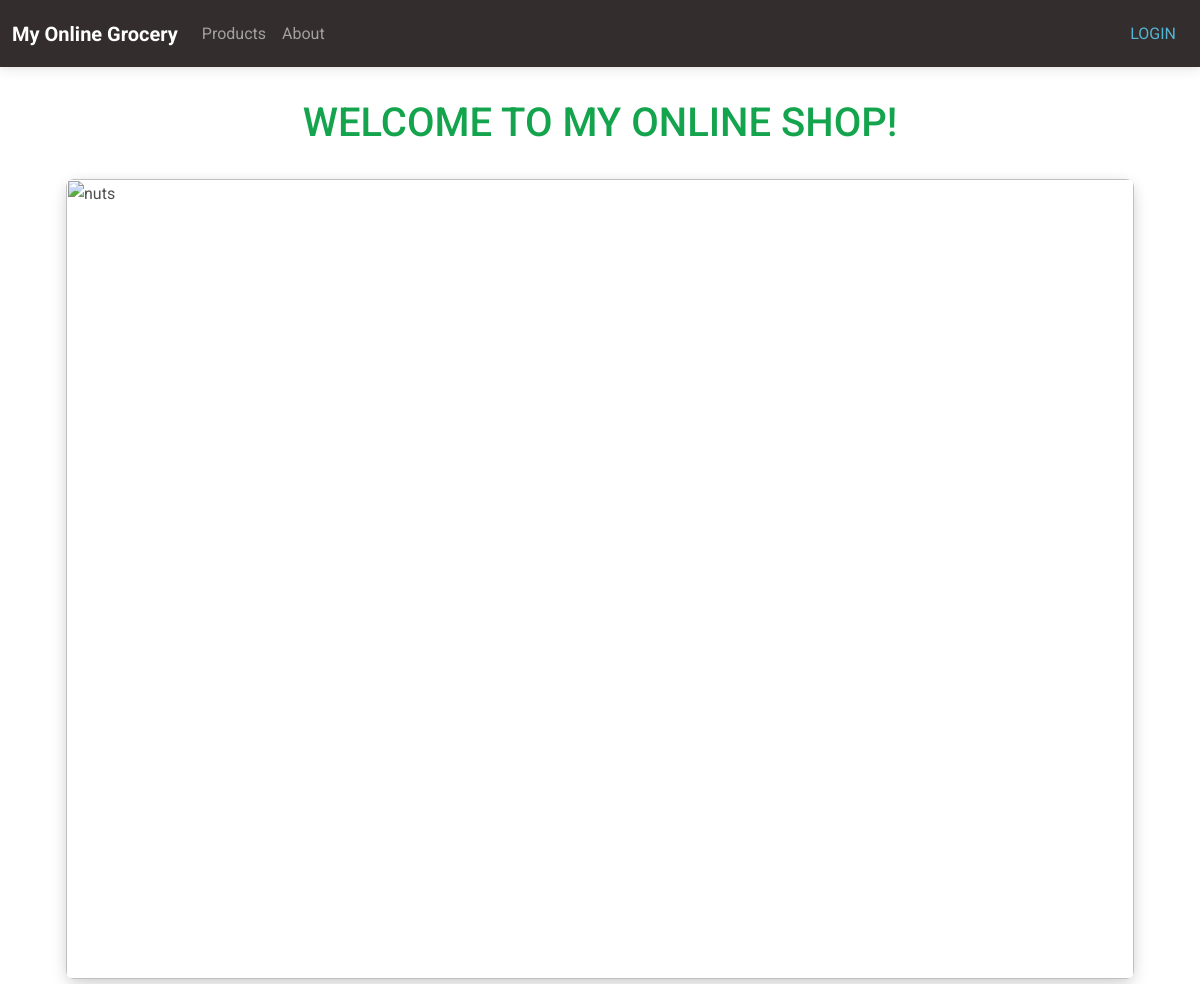
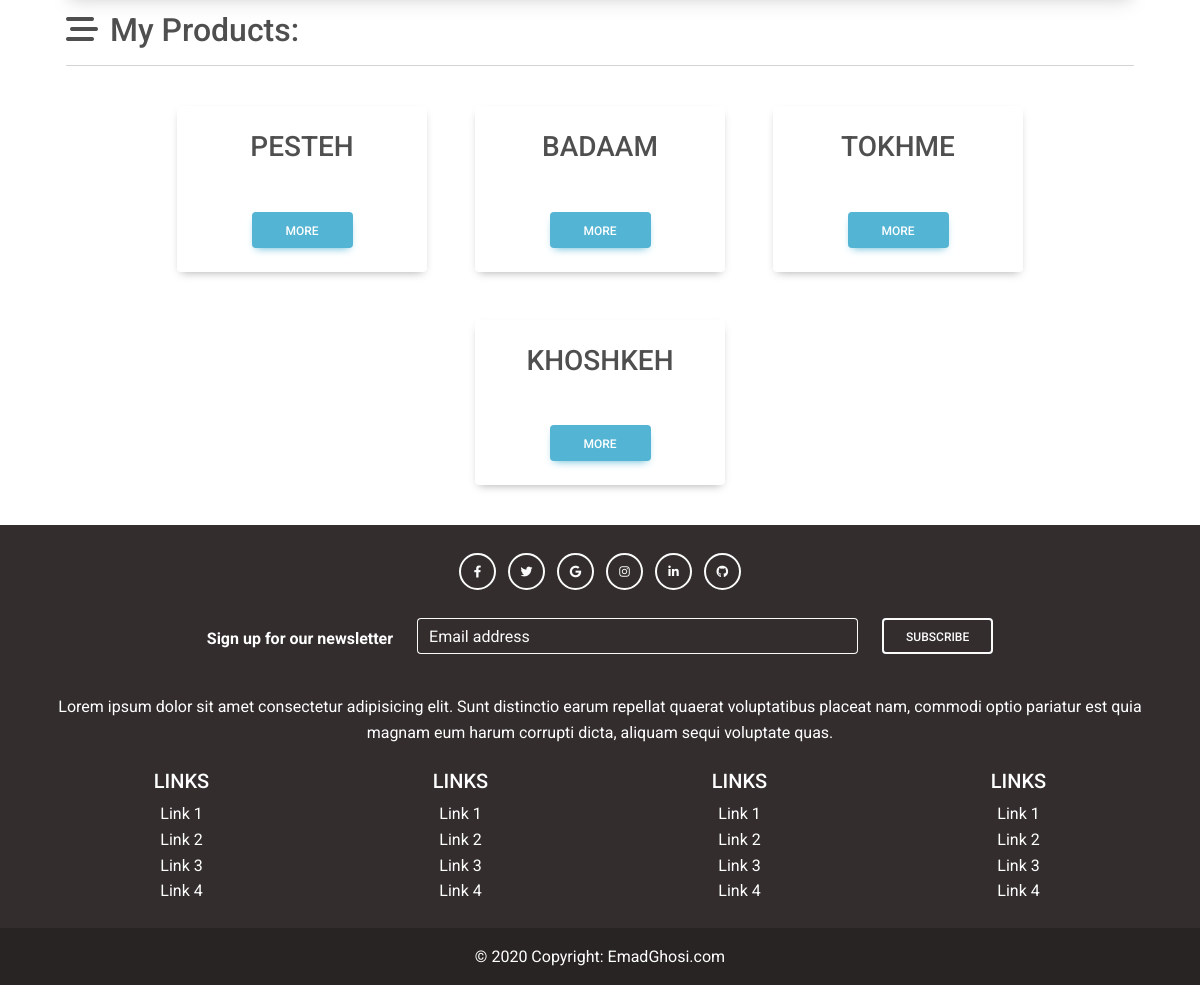
The page / on the database its author committed (2 pictures, top to bottom).
### inventory/models.py (models this page shows, shortened)
class ProductType(models.Model):
    name = models.CharField(max_length=100)

### shop/views.py (the view)
# urls.py: path('', views.ShopView.as_view(), name='shop'),
class ShopView(ListView):
    model = ProductType
    template_name= 'shop.html'

### templates/shop.html (shortened to what this page needs)
{% extends 'base.html' %}
{% load static %}
{% block content %}
<html>
    <head>
    <link
    href="https://cdnjs.cloudflare.com/ajax/libs/mdb-ui-kit/6.4.0/mdb.min.css"
    rel="stylesheet"
   />
    </head>
<body>
    <section class="container-fluid mb-3">
        <div class="container-fluid">
          <h1  class=" text-success text-center text-uppercase m-3 p-3">
            Welcome to my Online Shop!</h1>
            <div>
              <div id="carouselMaterialStyle" class="carousel slide carousel-fade" data-mdb-ride="carousel">
                <div class="carousel-indicators">
                  <button type="button" data-mdb-target="#carouselMaterialStyle" data-mdb-slide-to="0" class="active"
                  aria-current="true"
                    aria-label="Slide 1"></button>
                  <button type="button" data-mdb-target="#carouselMaterialStyle" data-mdb-slide-to="1" aria-label="Slide 2"></button>
                  <button type="button" data-mdb-target="#carouselMaterialStyle" data-mdb-slide-to="2" aria-label="Slide 3"></button>
                  <button type="button" data-mdb-target="#carouselMaterialStyle" data-mdb-slide-to="3" aria-label="Slide 4"></button>
                </div>
                <div class="carousel-inner rounded-5 shadow-4-strong">
                  <div class="carousel-item active">
                    <img src="https://images.pexels.com/photos/1295572/pexels-photo-1295572.jpeg?auto=compress&cs=tinysrgb&w=1000"
                    class="d-block w-100"
                      alt="nuts" />
                  </div>
                </div>
                <button class="carousel-control-prev" type="button" data-mdb-target="#carouselMaterialStyle" data-mdb-slide="prev">
                  <span class="carousel-control-prev-icon" aria-hidden="true"></span>
                </button>
                <button class="carousel-control-next" type="button" data-mdb-target="#carouselMaterialStyle" data-mdb-slide="next">
                  <span class="carousel-control-next-icon" aria-hidden="true"></span>
                </button>
              </div>
            </div>
          <div class="mt-3">
            <i class="fas fa-bars-staggered fa-2x"></i>
            <span class="h2 m-2">My Products:<span>
              <hr>
            </div>
          <div class="row justify-content-center ">
            {% for item in object_list%}
            <div class="btn m-4 align-center
             text-center p-4 bg-white rounded "
            style="width: 250px;">
                <div class="card-body align-center ">
                  <h3 class="card-title align-center text-center">{{ item.name }}</h3>
                  <p class="card-text text-center">
                    <a
                      href="{% url 'stocklist' pk=item.pk%}"
                      class="btn btn-info mt-5 w-50 align-bottom"
                      role="btn"
                      >More</a>
                  </p>
                </div>
              </div>
            {% endfor %}
          </div>
        </div>
      </section>
</body>
</html>
{% endblock content %}

### static/css/base.css (style rules this page uses)
body { font-family: "Roboto", -apple-system, BlinkMacSystemFont, "Segoe UI", Roboto, "Helvetica Neue", Arial, "Noto Sans", sans-serif, "Apple Color Emoji", "Segoe UI Emoji", "Segoe UI Symbol", "Noto Color Emoji"; }
h1, h2, h3, h4, h5, h6, .h1, .h2, .h3, .h4, .h5, .h6 { font-family: "Roboto", -apple-system, BlinkMacSystemFont, "Segoe UI", Roboto, "Helvetica Neue", Arial, "Noto Sans", sans-serif, "Apple Color Emoji", "Segoe UI Emoji", "Segoe UI Symbol", "Noto Color Emoji"; }
a { -webkit-transition: .3s all ease; -o-transition: .3s all ease; transition: .3s all ease; }
a, a:hover { text-decoration: none !important; }

### templates/base.html (style rules this page uses)
.page-container { position: relative; min-height: 100vh; }

### rows shown on the page
ProductType: name "PESTEH"
ProductType: name "BADAAM"
ProductType: name "TOKHME"
ProductType: name "KHOSHKEH"
